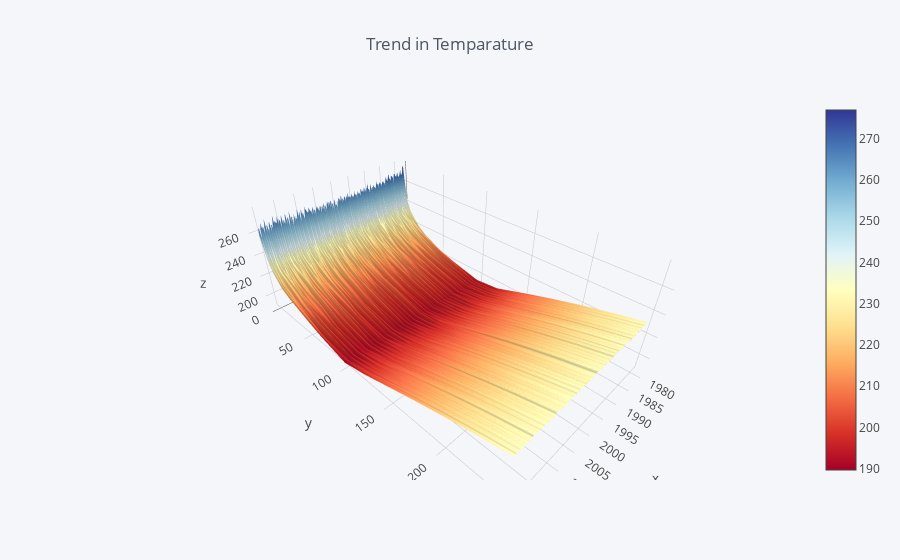

Write notebook code for a chart like this one.
### Code cell
df.drop(labels='ENSO 3.4 Anomaly', axis=1).iplot(kind='surface',colorscale='rdylbu',title='Trend in Temparature',yTitle='Pressure', xTitle='Time')

### Figure 1 — Plotly figure (JSON) as saved in the notebook; plotly's stock layout.template omitted (floating-point values rounded to 4 significant figures; data arrays with more than 128 entries replaced by an {"elided": "..."} marker saying what was removed)
{"data": [{"colorscale": [[0, "rgb(165,0,38)"], [0.1, "rgb(215,48,39)"], [0.2, "rgb(244,109,67)"], [0.3, "rgb(253,174,97)"], [0.4, "rgb(254,224,144)"], [0.5, "rgb(255,255,191)"], [0.6, "rgb(224,243,248)"], [0.7, "rgb(171,217,233)"], [0.8, "rgb(116,173,209)"], [0.9, "rgb(69,117,180)"], [1, "rgb(49,54,149)"]], "type": "surface", "uid": "6d48012f-4030-4c6d-9d43-e14b7577cdfb", "x": {"elided": "504 str values"}, "y": [1, 2, 3, 5, 7, 10, 20, 30, 50, 70, 100, 125, 150, 175, 200, 225, 250], "z": {"elided": "17x504 float values"}}], "layout": {"legend": {"bgcolor": "#F5F6F9", "font": {"color": "#4D5663"}}, "paper_bgcolor": "#F5F6F9", "plot_bgcolor": "#F5F6F9", "title": {"font": {"color": "#4D5663"}, "text": "Trend in Temparature"}, "xaxis": {"gridcolor": "#E1E5ED", "showgrid": true, "tickfont": {"color": "#4D5663"}, "title": {"font": {"color": "#4D5663"}, "text": "Time"}, "zerolinecolor": "#E1E5ED"}, "yaxis": {"gridcolor": "#E1E5ED", "showgrid": true, "tickfont": {"color": "#4D5663"}, "title": {"font": {"color": "#4D5663"}, "text": "Pressure"}, "zerolinecolor": "#E1E5ED"}}}
